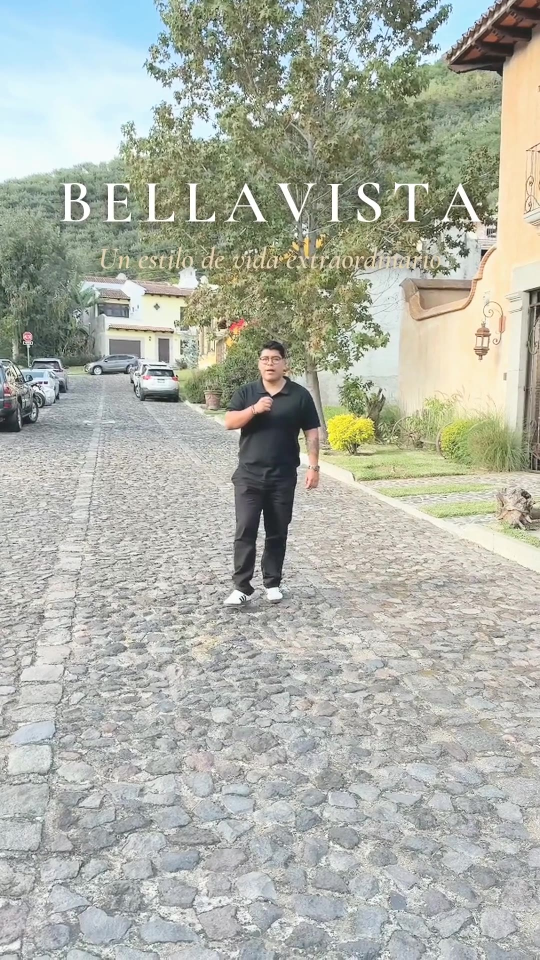
#> input picture bellavista/portada_titulo.jpg, 1080 x 1920 px, given in place of t3.png, which was not available (shown at 1/2 size)
$ python h6_mitos.py ../bellavista/portada_titulo.jpg
#> lines starting #> are read from the running program, lines starting #| are printed output that depends on the picture
### historias/lib.py
# Librería común para historias de 1 min (Espacio Inmobiliario).
# Video base con ffmpeg (segmentos + transiciones), capa gráfica animada con PIL/numpy,
# música original sintetizada, efectos de sonido diseñados y master a -14 LUFS.
import subprocess, os, json, wave, math
import numpy as np
from PIL import Image, ImageDraw, ImageFont, ImageFilter

HERE = os.path.dirname(os.path.abspath(__file__))
SRC = os.environ.get('SRC', '/root/.claude/uploads/3d0d90bc-b966-5be0-b31a-8b91dd6a401d/'
                     '6ca82455-2c2a92ea-abee-476f-824e-de8020fe3f65.mp4')
W, H, FPS = 1080, 1920, 30
BEIGE = (231, 211, 175); VINO = (102, 30, 26); WHITE = (255, 255, 255)
# Margen de seguridad para historias/reels: libre arriba (perfil), abajo (respuesta) y a la derecha.
SAFE_TOP, SAFE_BOT, SAFE_L, SAFE_R = 270, 1580, 80, 960
SYM = '/usr/share/fonts/truetype/dejavu/DejaVuSans.ttf'

def _f(name, size): return ImageFont.truetype(os.path.join(HERE, 'fonts', name), size)
cinzel = lambda s: _f('Cinzel-Regular.woff', s)
cinzelb = lambda s: _f('Cinzel-Bold.woff', s)
script = lambda s: _f('GreatVibes.woff', s)

def tw(t, f, tr=0):
    if not tr: return f.getlength(t)
    return sum(f.getlength(c) for c in t) + tr * (len(t) - 1)

def dtext(d, x, y, t, f, fill, tr=0, center=True):
    w = tw(t, f, tr); x = x - w / 2 if center else x
    if not tr: d.text((x, y), t, font=f, fill=fill); return w
    for c in t:
        d.text((x, y), c, font=f, fill=fill); x += f.getlength(c) + tr
    return w

def canvas(): return Image.new('RGBA', (W, H))

def shadowed(L, radius=8, alpha=170, dy=3):
    a = L.split()[3].point(lambda v: v * alpha // 255).filter(ImageFilter.GaussianBlur(radius))
    sh = Image.new('RGBA', L.size, (20, 8, 6, 255)); sh.putalpha(a)
    out = Image.new('RGBA', L.size); out.alpha_composite(sh, (0, dy)); out.alpha_composite(L)
    return out

def ease_out(x): x = min(1, max(0, x)); return 1 - (1 - x) ** 3
def ease_io(x): x = min(1, max(0, x)); return x * x * (3 - 2 * x)
def back_out(x):
    x = min(1, max(0, x)); c = 1.70158; return 1 + (c + 1) * (x - 1) ** 3 + c * (x - 1) ** 2

# ------------------------------------------------------------------ capas
class Layer:
    """Imagen RGBA estática animada en el tiempo: fundido, subida, desplazamiento, escala, barrido y máscara."""
    def __init__(self, img, t0, t1, fin=0.45, fout=0.35, rise=18, dx=0, scale0=1.0, sdur=None,
                 wipe=None, mask=None, ease=ease_out, pivot=None):
        bb = img.getbbox() or (0, 0, 1, 1); p = 2
        bb = (max(0, bb[0] - p), max(0, bb[1] - p), min(img.width, bb[2] + p), min(img.height, bb[3] + p))
        self.x, self.y = bb[0], bb[1]
        self.img = img.crop(bb)
        a = np.asarray(self.img).astype(np.float32) / 255.0
        self.rgb = a[..., :3]; self.a = a[..., 3:4]
        self.t0, self.t1, self.fin, self.fout = t0, t1, fin, fout
        self.rise, self.dx, self.scale0, self.ease = rise, dx, scale0, ease
        self.sdur = sdur if sdur is not None else max(fin * 1.4, 0.3)
        self.wipe = wipe          # (dur) barrido de izquierda a derecha
        self.mask = mask          # función(t, h, w) -> máscara 2D 0..1
        self.pivot = pivot

    # [35 lines left out: functions state, draw, not called in this run]

class FrameLayer:
    """Capa dinámica: función(t) -> (Image RGBA de W×H) o None. Para elementos que cambian cada cuadro."""
    def __init__(self, fn, t0, t1): self.fn, self.t0, self.t1 = fn, t0, t1
    # [37 lines left out: functions draw, blend, render_frame, typewriter, not called in this run]

def block(fn, shadow=(9, 190, 3)):
    L = canvas(); d = ImageDraw.Draw(L); fn(d); return shadowed(L, *shadow)

def pill_label(d, cx, y, text, f, fill, color, padx=34, h=64, tr=6):
    w = tw(text, f, tr) + 2 * padx; x0 = cx - w / 2
    d.rounded_rectangle((x0, y, x0 + w, y + h), radius=h / 2, fill=fill)
    bb = f.getbbox(text)
    dtext(d, cx, y + (h - (bb[3] + bb[1])) / 2, text, f, color, tr=tr)
    return w

def wrap(text, f, maxw, tr=0):
    words = text.split(); lines = [[]]
    for w in words:
        trial = ' '.join(lines[-1] + [w])
        if lines[-1] and tw(trial, f, tr) > maxw: lines.append([w])
        else: lines[-1].append(w)
    return [' '.join(l) for l in lines]

def arrow_down(d, cx, y, h, col, w=6):
    d.line((cx, y, cx, y + h), fill=col, width=w)
    d.line((cx - h * 0.35, y + h * 0.62, cx, y + h), fill=col, width=w)
    d.line((cx + h * 0.35, y + h * 0.62, cx, y + h), fill=col, width=w)

# [4 lines left out: function pin_icon, not called in this run]

# ------------------------------------------------------------------ tarjeta final
LOGO = Image.open(os.path.join(HERE, 'logo', 't3.png')).convert('RGBA').crop((51, 48, 450, 418))
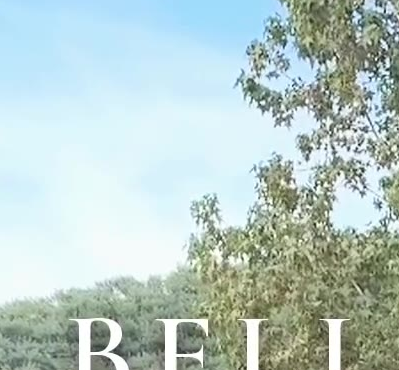
#> LOGO: PIL image 399x370 RGBA; mean R, G, B, A 182.1, 201.3, 197.5, 255
LOGO_W = 420

def endcard(t0, t1, mode='aparece', cta='AGENDA TU VISITA'):
    """Tarjeta final de marca sobre la última toma desenfocada. Devuelve (capas, tiempos de cada elemento)."""
    lw = LOGO_W; s = lw / LOGO.width; lh = round(LOGO.height * s)
    logo = LOGO.resize((lw, lh), Image.LANCZOS)
    LY = 290; LX = (W - lw) // 2
    layers = []; ev = []
    def piece(y0, y1):
        L = canvas(); L.alpha_composite(logo.crop((0, int(y0 * s), lw, int(y1 * s))), (LX, LY + int(y0 * s)))
        return shadowed(L, 12, 150, 4)
    if mode == 'aparece':
        L = canvas(); L.alpha_composite(logo, (LX, LY))
        layers.append(Layer(shadowed(L, 12, 150, 4), t0, t1, fin=1.0, fout=0.01, rise=0, scale0=0.88, sdur=1.6))
        ev.append(('logo', t0)); tl = t0 + 1.2
    elif mode == 'arma':
        # piezas (logo recortado: farol 0-246, ESPACIO 250-328, INMOBILIARIO 345-370 en px originales)
        layers.append(Layer(piece(0, 248), t0, t1, fin=0.35, fout=0.01, rise=-260, sdur=0.75, ease=back_out))
        layers.append(Layer(piece(248, 334), t0 + 0.45, t1, fin=0.3, fout=0.01, rise=0, dx=-420, sdur=0.6, ease=back_out))
        layers.append(Layer(piece(334, 370), t0 + 0.8, t1, fin=0.3, fout=0.01, rise=0, dx=420, sdur=0.6, ease=back_out))
        ev += [('logo', t0), ('pop', t0 + 0.45), ('pop', t0 + 0.8)]; tl = t0 + 1.4
    else:  # 'dibuja': el farol y la espiral se trazan (barrido angular desde el centro de la espiral), luego el texto
        lamp = piece(0, 248)
        bx, by = LX + 0.30 * lw, LY + 0.36 * lh       # centro aproximado del brazo en espiral
        dur = 1.5
        # [11 lines left out: function mk, not called in this run]
        ly = Layer(lamp, t0, t1, fin=0.05, fout=0.01, rise=0); ly.mask = mk(ly); layers.append(ly)
        # brillo que acompaña el trazo
        layers.append(Layer(piece(248, 370), t0 + dur, t1, fin=0.5, fout=0.01, rise=0, wipe=0.8))
        ev += [('draw', t0), ('logo', t0 + dur)]; tl = t0 + dur + 0.7
    # botones de WhatsApp
    yb = LY + lh + 50
    for i, num in enumerate(['+502 5565-4621', '+502 5952-8514']):
        def _p(d, y=yb + i * 112, num=num):
            f = cinzelb(44); w = tw(num, f, 2) + 150; h = 92; x0 = W / 2 - w / 2
            d.rounded_rectangle((x0, y, x0 + w, y + h), radius=h / 2, fill=VINO + (245,))
            cx, cy = x0 + 52, y + h / 2
            wa_icon(d, cx, cy, 32)
            bb = f.getbbox(num)
            dtext(d, x0 + 104, y + (h - (bb[1] + bb[3])) / 2, num, f, WHITE, tr=2, center=False)
        tt = tl + i * 0.35
        layers.append(Layer(block(_p, (12, 120, 5)), tt, t1, fin=0.35, fout=0.01, rise=0, scale0=0.6, sdur=0.5, ease=back_out))
        ev.append(('pop', tt))
    yc = yb + 2 * 112 + 30; tc = tl + 0.8
    layers.append(Layer(block(lambda d: dtext(d, W / 2, yc, cta, cinzelb(52), WHITE, tr=9)), tc, t1, fin=0.4, fout=0.01, rise=20))
    ev.append(('whoosh', tc))
    ys = yc + 100; tsoc = tc + 0.4
    def _soc(d):
        handle = '@espacioinmobiliarioantigua'; fh = cinzelb(31)
        icons = 3 * 46 + 2 * 22
        x = W / 2 - icons / 2; cy = ys + 24
        for kind in 'fit':
            cx = x + 23
            if kind == 'f':
                d.ellipse((cx - 22, cy - 22, cx + 22, cy + 22), fill=WHITE)
                ff = ImageFont.truetype('/usr/share/fonts/truetype/dejavu/DejaVuSans-Bold.ttf', 34)
                bb = d.textbbox((0, 0), 'f', font=ff); d.text((cx - (bb[0] + bb[2]) / 2 + 2, cy - (bb[1] + bb[3]) / 2 + 3), 'f', font=ff, fill=VINO)
            elif kind == 'i':
                d.rounded_rectangle((cx - 21, cy - 21, cx + 21, cy + 21), radius=12, outline=WHITE, width=4)
                d.ellipse((cx - 9, cy - 9, cx + 9, cy + 9), outline=WHITE, width=4)
                d.ellipse((cx + 9, cy - 15, cx + 15, cy - 9), fill=WHITE)
            else:
                tiktok(d, cx, cy, 22)
            x += 46 + 22
        dtext(d, W / 2, ys + 64, handle, fh, WHITE, tr=1)
    layers.append(Layer(block(_soc), tsoc, t1, fin=0.4, fout=0.01, rise=16))
    ev.append(('pop', tsoc))
    return layers, ev

def wa_icon(d, cx, cy, r):
    d.ellipse((cx - r, cy - r, cx + r, cy + r), fill=WHITE)
    ri = r * 0.66
    d.ellipse((cx - ri, cy - ri, cx + ri, cy + ri), outline=VINO, width=max(3, int(r * 0.12)))
    d.polygon([(cx - ri * 0.95, cy + ri * 0.45), (cx - ri * 1.15, cy + ri * 1.15), (cx - ri * 0.4, cy + ri * 0.9)], fill=VINO)
    # auricular
    sf = ImageFont.truetype(SYM, int(r * 0.85)); g = '✆'
    bb = d.textbbox((0, 0), g, font=sf); d.text((cx - (bb[0] + bb[2]) / 2, cy - (bb[1] + bb[3]) / 2), g, font=sf, fill=VINO)

def tiktok(d, cx, cy, r):
    w = max(4, int(r * 0.28))
    d.line((cx + r * 0.05, cy - r * 0.95, cx + r * 0.05, cy + r * 0.45), fill=WHITE, width=w)
    d.ellipse((cx - r * 0.75, cy + r * 0.05, cx + r * 0.2, cy + r * 0.95), outline=WHITE, width=w)
    d.arc((cx + r * 0.05 - 2, cy - r * 1.55, cx + r * 0.95, cy - r * 0.35), 90, 180, fill=WHITE, width=w)

# ------------------------------------------------------------------ video base
GRADE = 'eq=contrast=1.07:saturation=1.15:gamma=1.03,unsharp=5:5:0.55:5:5:0.0'

def seg(a, b, speed=1.0, **kw):
    d = dict(src=(a, b), speed=speed, dur=round((b - a) / speed * FPS) / FPS); d.update(kw); return d

def freeze(t, dur, **kw):
    d = dict(freeze=t, dur=dur); d.update(kw); return d

# [23 lines left out: function render_segments, not called in this run]

def timeline(segs):
    starts = []; cur = 0.0
    for k, s in enumerate(segs):
        xf = s.get('xf', (None, 0))[1] if k else 0
        st = cur - xf; starts.append(st); cur = st + s['dur']
    return starts, cur

# [46 lines left out: functions assemble, still, photo_card, not called in this run]

# ------------------------------------------------------------------ audio
SR = 48000
_rng = np.random.default_rng(5)

def mtof(m): return 440.0 * 2 ** ((m - 69) / 12)

def lp_fast(x, fc):
    X = np.fft.rfft(x); fr = np.fft.rfftfreq(len(x), 1 / SR); X *= 1 / (1 + (fr / fc) ** 4)
    return np.fft.irfft(X, len(x))

def hp_fast(x, fc):
    X = np.fft.rfft(x); fr = np.fft.rfftfreq(len(x), 1 / SR); X *= 1 / (1 + (fc / np.maximum(fr, 1)) ** 4)
    return np.fft.irfft(X, len(x))

def piano(m, dur, vel=0.6):
    f = mtof(m); n = int((dur + 2.5) * SR); t = np.arange(n) / SR; s = np.zeros(n)
    for k in range(1, 9):
        fk = f * k * np.sqrt(1 + 0.0004 * k * k)
        if fk > 16000: break
        dec = 1.2 + 0.9 * k + f / 400
        s += (0.9 ** k) / k ** 0.6 * np.sin(2 * np.pi * fk * t + _rng.uniform(0, 6.28)) * np.exp(-t * dec / (1 + 1.5 * (1 - vel)))
    rel = np.ones(n); r0 = int(dur * SR)
    if r0 < n: rel[r0:] = np.exp(-(np.arange(n - r0) / SR) * 3.5)
    return (s * rel * np.minimum(1, t / 0.004) + _rng.normal(0, 1, n) * np.exp(-t * 90) * 0.05) * vel * 0.22

def pad(m, dur, vel=0.5, att=1.2, rel=1.8, bright=2200):
    f = mtof(m); n = int((dur + rel) * SR); t = np.arange(n) / SR; s = np.zeros(n)
    for dc in (-7, -2, 3, 7):
        fd = f * 2 ** (dc / 1200)
        ph = 2 * np.pi * np.cumsum(fd * (1 + 0.003 * np.sin(2 * np.pi * 5 * t + _rng.uniform(0, 6)))) / SR
        s += sum(np.sin(k * ph) / k for k in range(1, 12) if f * k < 12000)
    s = lp_fast(s, bright); env = np.minimum(1, t / att)
    r0 = int(dur * SR); env[r0:] *= np.exp(-(np.arange(n - r0) / SR) * 4 / rel)
    return s * env * vel * 0.05

# [5 lines left out: function reverb, not called in this run]

class Mix:
    def __init__(self, total):
        self.N = int(total * SR) + SR; self.total = total
        self.mus = np.zeros((2, self.N)); self.fx = np.zeros((2, self.N))
    def put(self, bus, sig, t, pan=0.0, gain=1.0):
        i = int(t * SR)
        if sig.ndim == 1:
            sig = np.stack([sig * np.sqrt((1 - pan) / 2), sig * np.sqrt((1 + pan) / 2)]) * np.sqrt(2)
        if i < 0: sig = sig[:, -i:]; i = 0
        j = min(self.N, i + sig.shape[1])
        if j > i: bus[:, i:j] += sig[:, :j - i] * gain

# ---- música
# [18 lines left out: functions follow_music, music_file, not called in this run]

CALM = [(38, [62, 66, 69, 74]), (33, [61, 64, 69, 73]), (35, [59, 62, 66, 71]), (31, [59, 62, 67, 71])]  # D A Bm G

# [17 lines left out: function music_calm, not called in this run]

POP = [(33, [57, 61, 64, 69]), (40, [56, 59, 64, 68]), (42, [57, 61, 66, 69]), (38, [57, 62, 66, 69])]  # A E F#m D

def kick():
    n = int(0.45 * SR); t = np.arange(n) / SR
    f = 48 + 110 * np.exp(-t * 32)
    return np.sin(2 * np.pi * np.cumsum(f) / SR) * np.exp(-t * 7) * 0.9 + _rng.normal(0, 1, n) * np.exp(-t * 300) * 0.08

def hat(open_=False):
    n = int((0.25 if open_ else 0.06) * SR); t = np.arange(n) / SR
    return hp_fast(_rng.normal(0, 1, n), 7000) * np.exp(-t * (14 if open_ else 70)) * 0.25

def clap():
    n = int(0.3 * SR); t = np.arange(n) / SR; x = _rng.normal(0, 1, n)
    env = sum(np.exp(-np.maximum(t - d, 0) * 60) * (t >= d) for d in (0, 0.011, 0.022)) + np.exp(-t * 12) * 0.4
    X = np.fft.rfft(x); fr = np.fft.rfftfreq(n, 1 / SR); X *= np.exp(-((np.log(fr + 1) - np.log(1400)) ** 2) / 0.5)
    return np.fft.irfft(X, n) * env * 0.5

def pluck(m, dur, vel=0.5):
    f = mtof(m); n = int((dur + 0.6) * SR); t = np.arange(n) / SR
    s = sum(np.sin(2 * np.pi * f * k * t) * (0.55 ** k) * np.exp(-t * (6 + 3 * k)) for k in range(1, 7))
    return s * vel * 0.3 * np.minimum(1, t / 0.003)

def music_pop(mx, bpm=100, drop_at=None, quiet=()):
    """Base alegre: acordes de piano, pluck, bajo, bombo/aplauso/hats. quiet = [(t0,t1)] tramos sin batería."""
    beat = 60 / bpm; bar = 4 * beat; T = mx.total
    def q(t): return any(a <= t < b for a, b in quiet)
    for b in range(int(T / bar) + 1):
        t0 = b * bar
        if t0 > T - 0.5: break
        bass, v = POP[b % 4]
        for bt in (0, 1.5, 2.5):
            for m in v: mx.put(mx.mus, piano(m, beat * 0.9, 0.38), t0 + bt * beat + _rng.uniform(0, .01), pan=_rng.uniform(-.3, .3), gain=0.55)
        for k in range(8):
            m = [v[0] + 12, v[2] + 12, v[1] + 12, v[3] + 12][k % 4]
            mx.put(mx.mus, pluck(m, beat / 2, 0.35), t0 + k * beat / 2, pan=0.4 if k % 2 else -0.4, gain=0.5)
        for bt, ln in ((0, 1.4), (1.5, 0.5), (2, 1.4), (3.5, 0.5)):
            mx.put(mx.mus, lp_fast(pluck(bass + 12, beat * ln, 0.9), 600) * 1.6, t0 + bt * beat)
        mx.put(mx.mus, pad(v[1], bar, 0.25, att=0.6), t0, pan=-0.4)
        for k in range(4):
            tt = t0 + k * beat
            if q(tt): continue
            mx.put(mx.mus, kick(), tt, gain=0.8)
            if k % 2: mx.put(mx.mus, clap(), tt, gain=0.6)
            mx.put(mx.mus, hat(), tt + beat / 2, pan=0.3, gain=0.8)
            mx.put(mx.mus, hat(), tt, pan=-0.2, gain=0.45)

# ---- efectos de sonido
# [21 lines left out: functions sfx_whoosh, sfx_pop, sfx_hit, not called in this run]

def sfx_ding(gain=0.22, m=88):
    return sum(np.sin(2 * np.pi * mtof(m) * r * np.arange(int(1.5 * SR)) / SR) * a * np.exp(-np.arange(int(1.5 * SR)) / SR * d)
               for r, a, d in ((1, 1, 3), (2.76, 0.4, 6), (5.4, 0.2, 9))) * gain

# [4 lines left out: function sfx_scribble, not called in this run]

def sfx_tick(gain=0.25):
    n = int(0.05 * SR); t = np.arange(n) / SR
    return (np.sin(2 * np.pi * 2400 * t) * 0.6 + hp_fast(_rng.normal(0, 1, n), 3000) * 0.4) * np.exp(-t * 120) * gain

# [10 lines left out: functions sfx_shutter, sfx_riser, not called in this run]

FX = {'whoosh': lambda: sfx_whoosh(), 'pop': lambda: sfx_pop(), 'logo': lambda: sfx_hit(0.3), 'hit': lambda: sfx_hit(),
      'ding': lambda: sfx_ding(), 'scribble': lambda: sfx_scribble(), 'tick': lambda: sfx_tick(),
      'shutter': lambda: sfx_shutter(), 'draw': lambda: sfx_whoosh(1.5, 250, 2500, 0.15), 'riser': lambda: sfx_riser()}
LEAD = {'whoosh': 0.49, 'draw': 0.2, 'riser': 1.5}

# [22 lines left out: functions save, master, not called in this run]

### historias/h6_mitos.py
# Historia 6 — "Mitos de comprar casa en Guatemala" (educativa, ritmo alegre).
import sys
from lib import *

SEGS = [
    seg(37.0, 45.0, 1.0),
    seg(15.0, 25.0, 1.0, xf=('hblur', 0.4)),
    seg(46.0, 58.0, 1.15, xf=('zoomin', 0.4)),
    seg(76.0, 94.0, 1.7, xf=('fadewhite', 0.4)),
    seg(95.0, 105.0, 1.0, xf=('hblur', 0.4)),
    seg(105.0, 110.6, 1.0, xf=('smoothleft', 0.4)),
    seg(110.6, 114.7, 0.5, blur=True, xf=('fade', 0.8)),
]
ST, TOTAL = timeline(SEGS)
MUSICA = os.environ.get('MUSICA')  # wav externo opcional
L = []; EV = []
for k in range(1, 6): EV.append(('whoosh', ST[k] + 0.2))

# ---- gancho
L.append(Layer(block(lambda d: dtext(d, W / 2, 700, 'MITOS', cinzelb(210), WHITE, tr=10), (14, 210, 4)), 0.3, ST[1] + 0.3,
               fin=0.25, rise=0, scale0=1.6, sdur=0.5)); EV.append(('hit', 0.3))
#> in __init__, `bb = img.getbbox() or (0, 0, 1, 1)`: bb = (170, 709, 918, 936)
#> in __init__, `bb = (max(0, bb[0] - p), max(0, bb[1] - p), min(img.width, bb[2] + p),..`: bb = (168, 707, 920, 938)
#> in __init__, `self.x, self.y = bb[0], bb[1]`: self.x = 168; self.y = 707
L.append(Layer(block(lambda d: dtext(d, W / 2, 900, 'de comprar casa', script(120), BEIGE), (8, 210, 3)), 1.0, ST[1] + 0.3, wipe=0.8, fin=0.2, rise=0))
#> call 2 of shadowed, with radius = 8, alpha = 210, dy = 3
#> in shadowed (call 2), `a = L.split()[3].point(lambda v: v * alpha // 255).filter(ImageFilter...`:
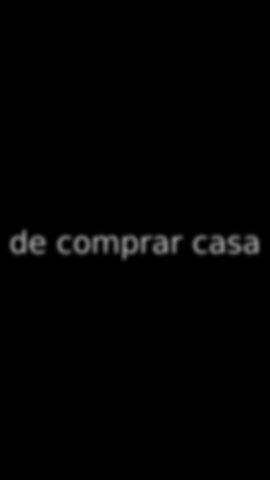
#> a: PIL image 1080x1920 L (shown at 1/4 size); min 0, max 132, mean 2.3
#> in shadowed (call 2), `out.alpha_composite(L)`:
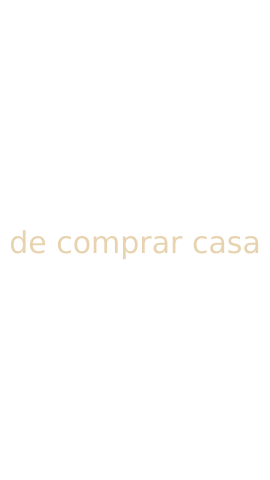
#> L: PIL image 1080x1920 RGBA (shown at 1/4 size); mean R, G, B, A 2.8, 2.6, 2.2, 2.8; transparent parts drawn white
#> call 2 of __init__, with t0 = 1, t1 = 7.9, fin = 0.2, fout = 0.35, rise = 0, dx = 0, scale0 = 1, wipe = 0.8
#> in __init__ (call 2), `bb = img.getbbox() or (0, 0, 1, 1)`: bb = (24, 905, 1053, 1059)
#> in __init__ (call 2), `bb = (max(0, bb[0] - p), max(0, bb[1] - p), min(img.width, bb[2] + p),..`: bb = (22, 903, 1055, 1061)
#> in __init__ (call 2), `self.x, self.y = bb[0], bb[1]`: self.x = 22; self.y = 903
#> in __init__ (call 2), `self.a = a[..., 3:4]`:
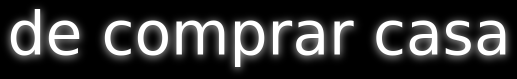
#> self.a: shape (158, 1033, 1) float32 (shown at 1/2 size); min 0, max 1, mean 0.206
EV.append(('whoosh', 1.0))
L.append(Layer(block(lambda d: dtext(d, W / 2, 1060, 'EN GUATEMALA', cinzelb(50), WHITE, tr=14)), 1.8, ST[1] + 0.3, fin=0.4, rise=20))
#> call 3 of __init__, with t0 = 1.8, t1 = 7.9, fin = 0.4, fout = 0.35, rise = 20, dx = 0, scale0 = 1
#> in __init__ (call 3), `bb = img.getbbox() or (0, 0, 1, 1)`: bb = (247, 1052, 835, 1132)
#> in __init__ (call 3), `bb = (max(0, bb[0] - p), max(0, bb[1] - p), min(img.width, bb[2] + p),..`: bb = (245, 1050, 837, 1134)
#> in __init__ (call 3), `self.x, self.y = bb[0], bb[1]`: self.x = 245; self.y = 1050
#> in __init__ (call 3), `self.a = a[..., 3:4]`:
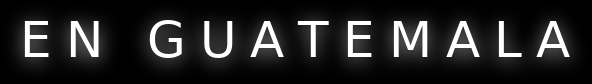
#> self.a: shape (84, 592, 1) float32; min 0, max 1, mean 0.141
EV.append(('pop', 1.8))
L.append(Layer(block(lambda d: pill_label(d, W / 2, 1160, '¿CUÁNTOS CREÍAS?', cinzelb(36), VINO + (240,), WHITE)), 3.2, ST[1] + 0.3,
               fin=0.3, rise=0, scale0=0.5, sdur=0.45, ease=back_out)); EV.append(('pop', 3.2))
#> call 4 of shadowed, with radius = 9, alpha = 190, dy = 3
#> in shadowed (call 4), `sh.putalpha(a)`:
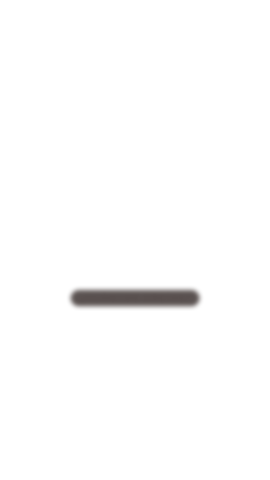
#> sh: PIL image 1080x1920 RGBA (shown at 1/4 size); mean R, G, B, A 20, 8, 6, 2.8; transparent parts drawn white
#> call 4 of __init__, with t0 = 3.2, t1 = 7.9, fin = 0.3, fout = 0.35, rise = 0, dx = 0, scale0 = 0.5, sdur = 0.45
#> in __init__ (call 4), `bb = img.getbbox() or (0, 0, 1, 1)`: bb = (261, 1141, 820, 1250)
#> in __init__ (call 4), `bb = (max(0, bb[0] - p), max(0, bb[1] - p), min(img.width, bb[2] + p),..`: bb = (259, 1139, 822, 1252)
#> in __init__ (call 4), `self.x, self.y = bb[0], bb[1]`: self.x = 259; self.y = 1139
#> in __init__ (call 4), `self.img = img.crop(bb)`:
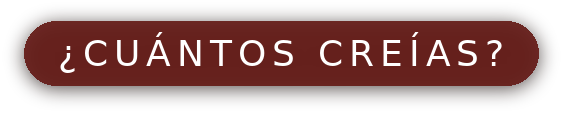
#> self.img: PIL image 563x113 RGBA; mean R, G, B, A 65.8, 28, 25.4, 139.5; transparent parts drawn white
#> (the rest of the program and of its run is left out)
